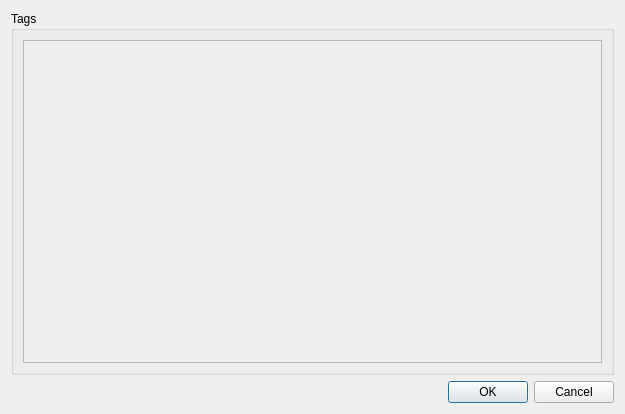
<?xml version="1.0" encoding="UTF-8"?>
<ui version="4.0">
 <class>Dialog</class>
 <widget class="QDialog" name="Dialog">
  <property name="geometry">
   <rect>
    <x>0</x>
    <y>0</y>
    <width>625</width>
    <height>414</height>
   </rect>
  </property>
  <property name="windowTitle">
   <string>Settings</string>
  </property>
  <layout class="QGridLayout" name="gridLayout" rowstretch="0,0">
   <item row="0" column="0" colspan="2">
    <widget class="QGroupBox" name="tag_grp">
     <property name="title">
      <string>Tags</string>
     </property>
     <layout class="QVBoxLayout" name="verticalLayout">
      <item>
       <widget class="QScrollArea" name="tag_area">
        <property name="minimumSize">
         <size>
          <width>0</width>
          <height>100</height>
         </size>
        </property>
        <property name="widgetResizable">
         <bool>true</bool>
        </property>
        <widget class="QWidget" name="scrollAreaWidgetContents">
         <property name="geometry">
          <rect>
           <x>0</x>
           <y>0</y>
           <width>569</width>
           <height>316</height>
          </rect>
         </property>
        </widget>
       </widget>
      </item>
     </layout>
    </widget>
   </item>
   <item row="1" column="1">
    <widget class="QDialogButtonBox" name="buttonBox">
     <property name="focusPolicy">
      <enum>Qt::NoFocus</enum>
     </property>
     <property name="orientation">
      <enum>Qt::Horizontal</enum>
     </property>
     <property name="standardButtons">
      <set>QDialogButtonBox::Cancel|QDialogButtonBox::Ok</set>
     </property>
    </widget>
   </item>
  </layout>
 </widget>
 <resources>
  <include location="images.qrc"/>
 </resources>
 <connections>
  <connection>
   <sender>buttonBox</sender>
   <signal>accepted()</signal>
   <receiver>Dialog</receiver>
   <slot>accept()</slot>
   <hints>
    <hint type="sourcelabel">
     <x>248</x>
     <y>254</y>
    </hint>
    <hint type="destinationlabel">
     <x>157</x>
     <y>274</y>
    </hint>
   </hints>
  </connection>
  <connection>
   <sender>buttonBox</sender>
   <signal>rejected()</signal>
   <receiver>Dialog</receiver>
   <slot>reject()</slot>
   <hints>
    <hint type="sourcelabel">
     <x>316</x>
     <y>260</y>
    </hint>
    <hint type="destinationlabel">
     <x>286</x>
     <y>274</y>
    </hint>
   </hints>
  </connection>
 </connections>
</ui>
